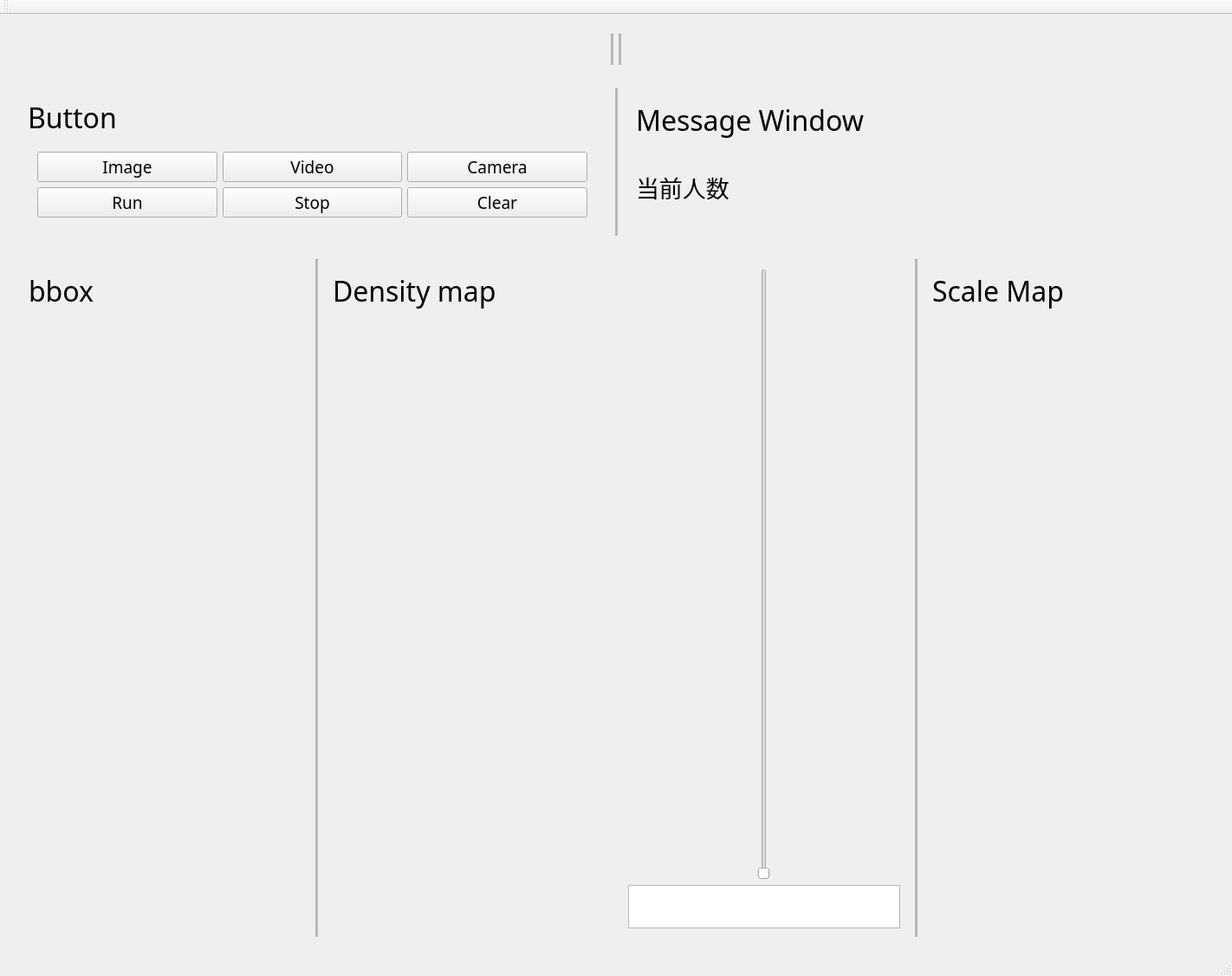
<?xml version="1.0" encoding="UTF-8"?>
<ui version="4.0">
 <class>CountingTool</class>
 <widget class="QMainWindow" name="CountingTool">
  <property name="geometry">
   <rect>
    <x>0</x>
    <y>0</y>
    <width>1422</width>
    <height>1126</height>
   </rect>
  </property>
  <property name="windowTitle">
   <string>CountingTool</string>
  </property>
  <widget class="QWidget" name="centralWidget">
   <layout class="QVBoxLayout" name="verticalLayout">
    <property name="spacing">
     <number>5</number>
    </property>
    <item>
     <widget class="QWidget" name="topPart" native="true">
      <layout class="QHBoxLayout" name="horizontalLayout_3">
       <item>
        <widget class="QLabel" name="winInput">
         <property name="font">
          <font>
           <family>Adobe Devanagari</family>
           <pointsize>20</pointsize>
          </font>
         </property>
         <property name="text">
          <string/>
         </property>
         <property name="pixmap">
          <pixmap resource="res.qrc">:/backgrounds/images/Input.png</pixmap>
         </property>
        </widget>
       </item>
       <item>
        <widget class="Line" name="line_4">
         <property name="midLineWidth">
          <number>10</number>
         </property>
         <property name="orientation">
          <enum>Qt::Vertical</enum>
         </property>
        </widget>
       </item>
       <item>
        <widget class="Line" name="line_6">
         <property name="midLineWidth">
          <number>10</number>
         </property>
         <property name="orientation">
          <enum>Qt::Vertical</enum>
         </property>
        </widget>
       </item>
       <item>
        <widget class="QLabel" name="winResult">
         <property name="font">
          <font>
           <family>Adobe Devanagari</family>
           <pointsize>20</pointsize>
          </font>
         </property>
         <property name="autoFillBackground">
          <bool>false</bool>
         </property>
         <property name="text">
          <string/>
         </property>
         <property name="pixmap">
          <pixmap resource="res.qrc">:/backgrounds/images/result.png</pixmap>
         </property>
        </widget>
       </item>
      </layout>
     </widget>
    </item>
    <item>
     <widget class="QWidget" name="midPart" native="true">
      <layout class="QHBoxLayout" name="horizontalLayout_2" stretch="0,0,0">
       <property name="spacing">
        <number>10</number>
       </property>
       <property name="sizeConstraint">
        <enum>QLayout::SetDefaultConstraint</enum>
       </property>
       <property name="leftMargin">
        <number>10</number>
       </property>
       <property name="topMargin">
        <number>10</number>
       </property>
       <property name="rightMargin">
        <number>10</number>
       </property>
       <property name="bottomMargin">
        <number>10</number>
       </property>
       <item>
        <widget class="QWidget" name="btn_window" native="true">
         <property name="font">
          <font>
           <family>Adobe Devanagari</family>
           <pointsize>14</pointsize>
          </font>
         </property>
         <layout class="QVBoxLayout" name="verticalLayout_7">
          <item>
           <widget class="QLabel" name="label_5">
            <property name="maximumSize">
             <size>
              <width>16777215</width>
              <height>50</height>
             </size>
            </property>
            <property name="font">
             <font>
              <pointsize>24</pointsize>
             </font>
            </property>
            <property name="text">
             <string>Button</string>
            </property>
           </widget>
          </item>
          <item>
           <widget class="QWidget" name="widget_3" native="true">
            <layout class="QGridLayout" name="gridLayout">
             <item row="2" column="1">
              <widget class="QPushButton" name="btnVideo">
               <property name="text">
                <string>Video</string>
               </property>
              </widget>
             </item>
             <item row="2" column="0">
              <widget class="QPushButton" name="btnImage">
               <property name="text">
                <string>Image</string>
               </property>
              </widget>
             </item>
             <item row="4" column="0">
              <widget class="QPushButton" name="btnRun">
               <property name="text">
                <string>Run</string>
               </property>
              </widget>
             </item>
             <item row="4" column="1">
              <widget class="QPushButton" name="btnStop">
               <property name="text">
                <string>Stop</string>
               </property>
              </widget>
             </item>
             <item row="2" column="2">
              <widget class="QPushButton" name="btnCamera">
               <property name="text">
                <string>Camera</string>
               </property>
              </widget>
             </item>
             <item row="4" column="2">
              <widget class="QPushButton" name="btnClear">
               <property name="text">
                <string>Clear</string>
               </property>
              </widget>
             </item>
            </layout>
           </widget>
          </item>
         </layout>
        </widget>
       </item>
       <item>
        <widget class="Line" name="line_3">
         <property name="midLineWidth">
          <number>10</number>
         </property>
         <property name="orientation">
          <enum>Qt::Vertical</enum>
         </property>
        </widget>
       </item>
       <item>
        <widget class="QWidget" name="widget_2" native="true">
         <layout class="QVBoxLayout" name="verticalLayout_6">
          <item>
           <widget class="QLabel" name="label_4">
            <property name="maximumSize">
             <size>
              <width>16777215</width>
              <height>50</height>
             </size>
            </property>
            <property name="font">
             <font>
              <family>Adobe Devanagari</family>
              <pointsize>24</pointsize>
             </font>
            </property>
            <property name="text">
             <string>Message Window</string>
            </property>
           </widget>
          </item>
          <item>
           <widget class="QLabel" name="winCountingResult">
            <property name="font">
             <font>
              <family>Adobe Devanagari</family>
              <pointsize>20</pointsize>
             </font>
            </property>
            <property name="text">
             <string>当前人数</string>
            </property>
           </widget>
          </item>
         </layout>
        </widget>
       </item>
      </layout>
     </widget>
    </item>
    <item>
     <widget class="QWidget" name="buttomPart" native="true">
      <layout class="QHBoxLayout" name="horizontalLayout">
       <item>
        <widget class="QWidget" name="bbox_window" native="true">
         <layout class="QVBoxLayout" name="verticalLayout_3">
          <item>
           <widget class="QLabel" name="label">
            <property name="maximumSize">
             <size>
              <width>16777215</width>
              <height>50</height>
             </size>
            </property>
            <property name="font">
             <font>
              <family>Adobe Devanagari</family>
              <pointsize>24</pointsize>
             </font>
            </property>
            <property name="text">
             <string>bbox</string>
            </property>
           </widget>
          </item>
          <item>
           <widget class="QLabel" name="winDetection">
            <property name="font">
             <font>
              <family>Adobe Devanagari</family>
              <pointsize>20</pointsize>
             </font>
            </property>
            <property name="text">
             <string/>
            </property>
            <property name="pixmap">
             <pixmap resource="res.qrc">:/backgrounds/images/Detection.png</pixmap>
            </property>
           </widget>
          </item>
         </layout>
        </widget>
       </item>
       <item>
        <widget class="Line" name="line">
         <property name="midLineWidth">
          <number>10</number>
         </property>
         <property name="orientation">
          <enum>Qt::Vertical</enum>
         </property>
        </widget>
       </item>
       <item>
        <widget class="QWidget" name="density_window" native="true">
         <layout class="QVBoxLayout" name="verticalLayout_4">
          <item>
           <widget class="QLabel" name="label_2">
            <property name="maximumSize">
             <size>
              <width>16777215</width>
              <height>50</height>
             </size>
            </property>
            <property name="font">
             <font>
              <family>Adobe Devanagari</family>
              <pointsize>24</pointsize>
             </font>
            </property>
            <property name="text">
             <string>Density map</string>
            </property>
           </widget>
          </item>
          <item>
           <widget class="QLabel" name="winDensity">
            <property name="font">
             <font>
              <family>Adobe Devanagari</family>
              <pointsize>20</pointsize>
             </font>
            </property>
            <property name="text">
             <string/>
            </property>
            <property name="pixmap">
             <pixmap resource="res.qrc">:/backgrounds/images/Density.png</pixmap>
            </property>
           </widget>
          </item>
         </layout>
        </widget>
       </item>
       <item>
        <widget class="QWidget" name="widget" native="true">
         <layout class="QVBoxLayout" name="verticalLayout_2" stretch="1,0">
          <item>
           <widget class="QSlider" name="barScale">
            <property name="sizePolicy">
             <sizepolicy hsizetype="Minimum" vsizetype="Expanding">
              <horstretch>0</horstretch>
              <verstretch>0</verstretch>
             </sizepolicy>
            </property>
            <property name="minimumSize">
             <size>
              <width>0</width>
              <height>0</height>
             </size>
            </property>
            <property name="maximum">
             <number>50</number>
            </property>
            <property name="orientation">
             <enum>Qt::Vertical</enum>
            </property>
           </widget>
          </item>
          <item>
           <widget class="QTextBrowser" name="textScale">
            <property name="enabled">
             <bool>true</bool>
            </property>
            <property name="sizePolicy">
             <sizepolicy hsizetype="Maximum" vsizetype="Maximum">
              <horstretch>0</horstretch>
              <verstretch>10</verstretch>
             </sizepolicy>
            </property>
            <property name="maximumSize">
             <size>
              <width>1000</width>
              <height>50</height>
             </size>
            </property>
            <property name="layoutDirection">
             <enum>Qt::LeftToRight</enum>
            </property>
           </widget>
          </item>
         </layout>
        </widget>
       </item>
       <item>
        <widget class="Line" name="line_2">
         <property name="enabled">
          <bool>true</bool>
         </property>
         <property name="midLineWidth">
          <number>10</number>
         </property>
         <property name="orientation">
          <enum>Qt::Vertical</enum>
         </property>
        </widget>
       </item>
       <item>
        <widget class="QWidget" name="scalemap_window" native="true">
         <layout class="QVBoxLayout" name="verticalLayout_5">
          <item>
           <widget class="QLabel" name="label_3">
            <property name="maximumSize">
             <size>
              <width>16777215</width>
              <height>50</height>
             </size>
            </property>
            <property name="font">
             <font>
              <family>Adobe Devanagari</family>
              <pointsize>24</pointsize>
             </font>
            </property>
            <property name="text">
             <string>Scale Map</string>
            </property>
           </widget>
          </item>
          <item>
           <widget class="QLabel" name="winScaleMap">
            <property name="font">
             <font>
              <family>Adobe Devanagari</family>
              <pointsize>20</pointsize>
             </font>
            </property>
            <property name="text">
             <string/>
            </property>
            <property name="pixmap">
             <pixmap resource="res.qrc">:/backgrounds/images/ScaleMap.png</pixmap>
            </property>
           </widget>
          </item>
         </layout>
        </widget>
       </item>
      </layout>
     </widget>
    </item>
   </layout>
  </widget>
  <widget class="QMenuBar" name="menuBar">
   <property name="geometry">
    <rect>
     <x>0</x>
     <y>0</y>
     <width>1422</width>
     <height>19</height>
    </rect>
   </property>
  </widget>
  <widget class="QToolBar" name="mainToolBar">
   <attribute name="toolBarArea">
    <enum>TopToolBarArea</enum>
   </attribute>
   <attribute name="toolBarBreak">
    <bool>false</bool>
   </attribute>
  </widget>
  <widget class="QStatusBar" name="statusBar"/>
 </widget>
 <layoutdefault spacing="6" margin="11"/>
 <resources>
  <include location="res.qrc"/>
 </resources>
 <connections/>
</ui>
